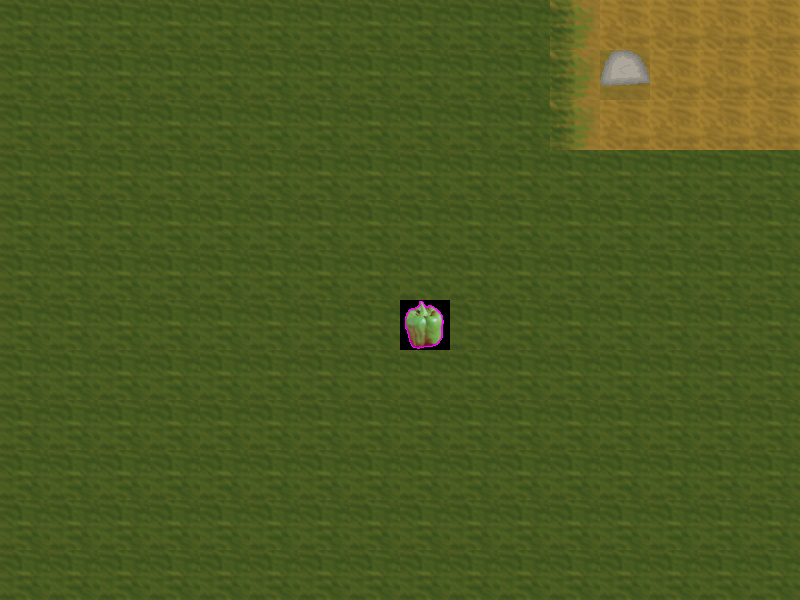

Tiled map render using the project's own tile images. Description and the map definition, with tile-layer contents summarised, below:
An orthogonal 16x12 tile map with 50x50 px tiles, 1 tile layer (Tile Layer 1).

<map version="1.0" tiledversion="1.0.2" orientation="orthogonal" renderorder="right-down" width="16" height="12" tilewidth="50" tileheight="50" nextobjectid="1">
 <tileset firstgid="1" source="testtileset.tsx" />
 <layer name="Tile Layer 1" width="16" height="12">
  <data>[192 cells, 192 non-empty, 5 distinct tile ids]</data>
 </layer>
</map>
